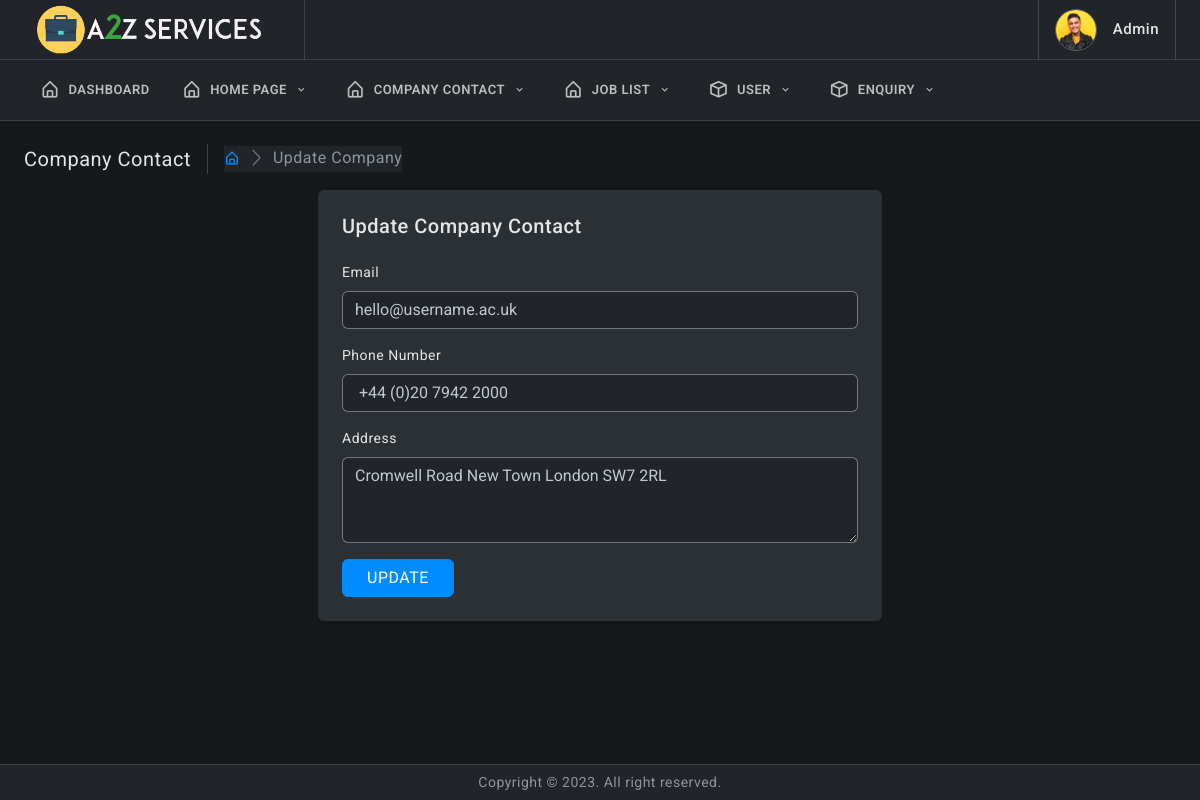
/admin/company-contact.php (signed in), run on the app's committed database.
### tables this page shows
CREATE TABLE `company_contact` (
  `id` int(11) NOT NULL,
  `address` varchar(200) NOT NULL,
  `phone` varchar(200) NOT NULL,
  `email` varchar(200) NOT NULL
);

### admin/company-contact.php (the view, shortened to what this page needs)
<?php include_once("elements/connect.php");?>
<!doctype html>
<html lang="en">
<head>
	<link href="assets/plugins/simplebar/css/simplebar.css" rel="stylesheet" />
	<link href="assets/plugins/perfect-scrollbar/css/perfect-scrollbar.css" rel="stylesheet" />
	<link href="assets/plugins/metismenu/css/metisMenu.min.css" rel="stylesheet" />
	<link href="assets/css/pace.min.css" rel="stylesheet" />
	<link href="assets/css/bootstrap.min.css" rel="stylesheet">
	<link href="assets/css/bootstrap-extended.css" rel="stylesheet">
	<link href="assets/css/app.css" rel="stylesheet">
	<link href="assets/css/icons.css" rel="stylesheet">
	<link rel="stylesheet" href="assets/css/dark.css" />
</head>
<body>
	<?php include("elements/navbar.php");?>
		<div class="page-wrapper">
			<div class="page-content">
				<div class="page-breadcrumb d-none d-sm-flex align-items-center mb-3">
					<div class="breadcrumb-title pe-3">Company Contact</div>
					<div class="ps-3">
						<nav aria-label="breadcrumb">
							<ol class="breadcrumb mb-0 p-0">
								<li class="breadcrumb-item"><a href="javascript:;"><i class="bx bx-home-alt"></i></a>
								</li>
								<li class="breadcrumb-item active" aria-current="page">Update Company</li>
							</ol>
						</nav>
					</div>
				</div>
                <?php $details=mysqli_fetch_array(mysqli_query($conn,"SELECT * FROM company_contact "));?>
				<div class="row">
				<div class="col-xl-6 mx-auto">
					<div class="card">
						<div class="card-body p-4">
							<h5 class="mb-4">Update Company Contact</h5>
							<form class="row g-3" method="POST" action="elements/redirect">
								<div class="col-md-12">
									<label for="input26" class="form-label">Email</label>
									<div class="input-group">
										<input type="text" class="form-control" name="email" value="<?php echo $details['email']?>" autocomplete="off"   required>
									</div>
								</div>
								<div class="col-md-12">
									<label for="input26" class="form-label">Phone Number</label>
									<div class="input-group">
										<input type="text" class="form-control"  name="phone" value="<?php echo $details['phone']?>" autocomplete="off" required>
									</div>
								</div>
                                <div class="col-md-12">
									<label for="input26" class="form-label">Address</label>
									<div class="input-group">
                                    <textarea class="form-control" id="input11" name="address"  rows="3" autocomplete="off" required><?php echo $details['address']?></textarea>
									</div>
								</div>
								<div class="col-md-12">
									<div class="d-md-flex d-grid align-items-center gap-3">
                                        <button type="submit" class="btn btn-primary px-4" name="company_contact">UPDATE</button>
									</div>
								</div>
							</form>
						</div>
					</div>
				</div>
			</div>
			</div>
		</div>
		<footer class="page-footer">
			<p class="mb-0">Copyright © 2023. All right reserved.</p>
		</footer>
	</div>
</body>
</html>

### admin/assets/css/app.css (style rules this page uses)
body { font-size: 14px; color: #4c5258; letter-spacing: 0.5px; background-color: #f7f7ff; font-family: 'Roboto', sans-serif; }
.page-wrapper { height: 100%; margin-top: 120px; margin-bottom: 30px; margin-left: 0px; }
.page-content { padding: 1.5rem; }
.page-footer { background: #ffffff; left: 0px; right: 0; bottom: 0; position: fixed; text-align: center; padding: 7px; font-size: 14px; border-top: 1px solid #e4e4e4; z-index: 3; }
.breadcrumb-title { font-size: 20px; border-right: 1.5px solid #aaa4a4; }
.page-breadcrumb .breadcrumb li.breadcrumb-item { font-size: 16px; }
.page-breadcrumb .breadcrumb-item+.breadcrumb-item::before { display: inline-block; padding-right: .5rem; color: #6c757d; font-family: 'LineIcons'; content: "\ea5c"; }
input::placeholder { color: #000 !important; opacity: .3 !important }

### admin/assets/css/dark.css (style rules this page uses)
body { color: var(--bs-body-color); --bs-body-color: #e4e5e6; background-color: #16191b; }
.h1, .h2, .h3, .h4, .h5, .h6, h1, h2, h3, h4, h5, h6 { color: #e4e5e6; }
p { color: #91949f; }
.card { background-color: #2b3035; box-shadow: 0 0.1rem 0.7rem rgb(0 0 0 / 20%); }
.page-footer { background-color: #212529; border-top: 1px solid rgb(237 237 237 / 12%); }
::placeholder { color: #e4e5e6 !important; opacity: .5 !important; }
.breadcrumb { background-color: #212529; }
.breadcrumb-item.active { color: #8b969f; }
.breadcrumb-title { border-right: 1.5px solid rgb(255 255 255 / 18%); }
.form-control { color: #c0c8d1; background-color: #212529; border: 1px solid rgb(255 255 255 / 34%); }
.form-control::placeholder { color: #e4e5e6 !important; opacity: .5 !important; }

### data on the page
company_contact: email "hello@username.ac.uk", phone "+44 (0)20 7942 2000", address "Cromwell Road New Town London SW7 2RL"
